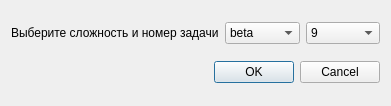
<?xml version="1.0" encoding="UTF-8"?>
<ui version="4.0">
 <class>need_file_dlg</class>
 <widget class="QDialog" name="need_file_dlg">
  <property name="geometry">
   <rect>
    <x>0</x>
    <y>0</y>
    <width>391</width>
    <height>106</height>
   </rect>
  </property>
  <property name="windowTitle">
   <string>Для запуска программы требуется файл</string>
  </property>
  <layout class="QVBoxLayout" name="verticalLayout">
   <item>
    <layout class="QHBoxLayout" name="horizontalLayout">
     <item>
      <widget class="QLabel" name="label">
       <property name="text">
        <string>Выберите сложность и номер задачи</string>
       </property>
      </widget>
     </item>
     <item>
      <widget class="QComboBox" name="part_cb">
       <item>
        <property name="text">
         <string>beta</string>
        </property>
       </item>
       <item>
        <property name="text">
         <string>easy</string>
        </property>
       </item>
       <item>
        <property name="text">
         <string>normal</string>
        </property>
       </item>
       <item>
        <property name="text">
         <string>hard</string>
        </property>
       </item>
      </widget>
     </item>
     <item>
      <widget class="QComboBox" name="number_cb">
       <item>
        <property name="text">
         <string>9</string>
        </property>
       </item>
       <item>
        <property name="text">
         <string>17</string>
        </property>
       </item>
       <item>
        <property name="text">
         <string>22</string>
        </property>
       </item>
       <item>
        <property name="text">
         <string>24</string>
        </property>
       </item>
       <item>
        <property name="text">
         <string>26</string>
        </property>
       </item>
       <item>
        <property name="text">
         <string>27_A</string>
        </property>
       </item>
       <item>
        <property name="text">
         <string>27_B</string>
        </property>
       </item>
      </widget>
     </item>
    </layout>
   </item>
   <item>
    <widget class="QDialogButtonBox" name="buttonBox">
     <property name="orientation">
      <enum>Qt::Horizontal</enum>
     </property>
     <property name="standardButtons">
      <set>QDialogButtonBox::Cancel|QDialogButtonBox::Ok</set>
     </property>
    </widget>
   </item>
  </layout>
 </widget>
 <resources/>
 <connections>
  <connection>
   <sender>buttonBox</sender>
   <signal>accepted()</signal>
   <receiver>need_file_dlg</receiver>
   <slot>accept()</slot>
   <hints>
    <hint type="sourcelabel">
     <x>248</x>
     <y>254</y>
    </hint>
    <hint type="destinationlabel">
     <x>157</x>
     <y>274</y>
    </hint>
   </hints>
  </connection>
  <connection>
   <sender>buttonBox</sender>
   <signal>rejected()</signal>
   <receiver>need_file_dlg</receiver>
   <slot>reject()</slot>
   <hints>
    <hint type="sourcelabel">
     <x>316</x>
     <y>260</y>
    </hint>
    <hint type="destinationlabel">
     <x>286</x>
     <y>274</y>
    </hint>
   </hints>
  </connection>
 </connections>
</ui>
